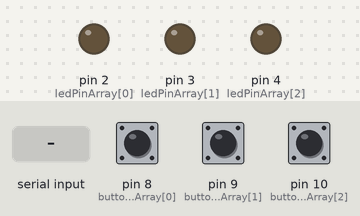
This sketch was run on a simulated Arduino Uno, built with avr-gcc and run on an emulated ATmega328P. On the bench: output pins drawn as LEDs (lit = HIGH). The test bench sets the inputs (shaded band); at power-on: pin 8 (buttonPinArray[0]) LOW, pin 9 (buttonPinArray[1]) LOW, pin 10 (buttonPinArray[2]) LOW. What the sketch prints to the serial monitor is not drawn.

Above: at 1.2 s.
1.3 s: byte 30 received over Serial
At 1.8 s:
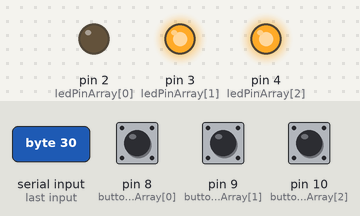
2.8 s: byte 90 received over Serial
At 4.1 s:
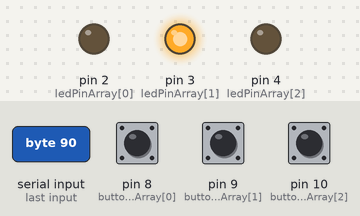
Timing chart, 0 to 5.8 s (numbered marks = the images above; inputs shaded):
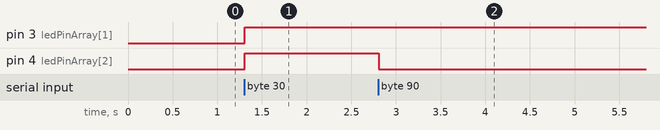

Measured:
- after the input at 1.3 s, pin 3 (ledPinArray[1]), pin 4 (ledPinArray[2]): LOW → HIGH at once
- after the input at 2.8 s, pin 4 (ledPinArray[2]): HIGH → LOW at once

The sketch:

MultiButton_SerialSendReceive.ino
```cpp
// the local buttons that we will send
int buttonPinArray[] = {
  8, 9, 10}; // the pin addresses for our buttons

// the led pins that we will use to display the other side's buttons
int ledPinArray[] = {
  2, 3, 4}; // the pin addresses for our buttons

// the current state of our buttons (we send this to the other side)
byte buttonStateBits; // we are using this as a binary number

// the current state we received from the other side
// we display it as led on / off.
byte ledStateBits; // we are using this as a binary number

int buttonIndex = 0;
const int nButtons = 3;

void setup() {
  Serial.begin(9600); // start the serial mode so we can debug on the computer

  buttonStateBits = 0; // clear out all bits
  ledStateBits = 0; // clear out all bits

  // set up our button pins as input
  for(buttonIndex=0; buttonIndex<nButtons;buttonIndex++) {
    pinMode(buttonPinArray[buttonIndex], INPUT);
  }

  // set up our led pins as output
  for(buttonIndex=0; buttonIndex<nButtons;buttonIndex++) {
    pinMode(ledPinArray[buttonIndex], OUTPUT);
  }

}

void loop() {

  // read the incoming buttons state from the other side
  while(Serial.available() > 0) {
    ledStateBits = Serial.read(); // read the incoming ButtonStateBits
  }

  for(buttonIndex=0; buttonIndex<nButtons;buttonIndex++) {
    digitalWrite(ledPinArray[buttonIndex],bitRead(ledStateBits, buttonIndex));
  }

  buttonStateBits = 0; // clear out all bits

  for(buttonIndex=0; buttonIndex<nButtons;buttonIndex++) {
    if(digitalRead(buttonPinArray[buttonIndex]) == HIGH) {
      bitSet(buttonStateBits,buttonIndex); // set the button index == 1
    }
  }

  // send out our single byte, which has information about all three buttons
  Serial.write(buttonStateBits);

  delay(10);
}
```
